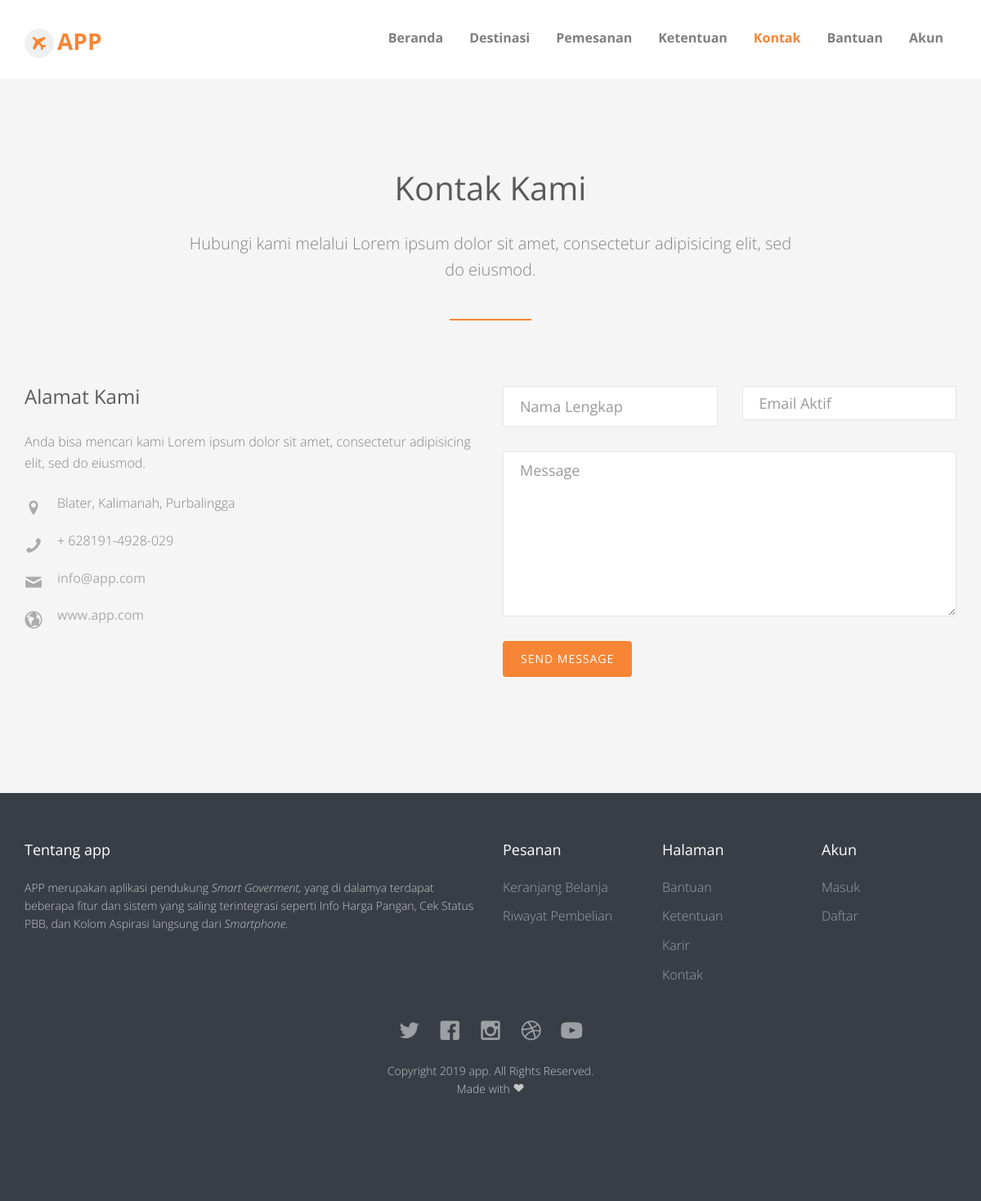
The page /contact.php on the database its author committed.
### tables this page shows
CREATE TABLE `setting` (
  `title` varchar(255) DEFAULT NULL,
  `subtitle` varchar(255) DEFAULT NULL,
  `description` text DEFAULT NULL
);

### system/config.php (called while the page is built, shortened)
<?php
class Config extends mysqli{
	function getSetting(){
		$exec = $this->query("SELECT * FROM setting");
		$data = $exec->fetch_assoc();
		return $data;
	}
}
$app = new Config();
$setting = $app->getSetting();

### contact.php (the view, shortened to what this page needs)
<?php require 'system/config.php'; ?>
<!DOCTYPE html>
 <html class="no-js">
	<head>
	<?php include 'template/meta_head.php'; ?>
	</head>
	<body>
		<div id="fh5co-wrapper">
		<div id="fh5co-page">
		<?php include 'template/header.php'; ?>
		<div id="fh5co-contact" class="fh5co-section-gray">
			<div class="container">
				<div class="row">
					<div class="col-md-8 col-md-offset-2 text-center heading-section animate-box">
						<h3>Kontak Kami</h3>
						<p>Hubungi kami melalui Lorem ipsum dolor sit amet, consectetur adipisicing elit, sed do eiusmod.</p>
					</div>
				</div>
				<form action="" method="POST">
					<div class="row animate-box">
						<div class="col-md-6">
							<h3 class="section-title">Alamat Kami</h3>
							<p>Anda bisa mencari kami Lorem ipsum dolor sit amet, consectetur adipisicing elit, sed do eiusmod.</p>
							<ul class="contact-info">
								<li><i class="icon-location-pin"></i>Blater, Kalimanah, Purbalingga</li>
								<li><i class="icon-phone2"></i>+ 628191-4928-029</li>
								<li><i class="icon-mail"></i><a href="#">info@<?php echo strtolower($setting['title']); ?>.com</a></li>
								<li><i class="icon-globe2"></i><a href="#">www.<?php echo strtolower($setting['title']); ?>.com</a></li>
							</ul>
						</div>
						<div class="col-md-6">
							<div class="row">
								<div class="col-md-6">
									<div class="form-group">
										<input type="text" name="fullname" class="form-control" placeholder="Nama Lengkap" required>
									</div>
								</div>
								<div class="col-md-6">
									<div class="form-group">
										<input type="email" name="email" class="form-control" placeholder="Email Aktif" required>
									</div>
								</div>
								<div class="col-md-12">
									<div class="form-group">
										<textarea name="message" class="form-control" id="" cols="30" rows="7" placeholder="Message"></textarea>
									</div>
								</div>
								<div class="col-md-12">
									<div class="form-group">
										<input type="submit" name="contact" value="Send Message" class="btn btn-primary">
									</div>
								</div>
							</div>
						</div>
					</div>
				</form>
			</div>
		</div>
	</div>
		<?php include 'template/footer.php'; ?>
	</div>
	</body>
</html>

### template/header.php (shortened to what this page needs)
<header id="fh5co-header-section" class="sticky-banner">
			<div class="container">
				<div class="nav-header">
					<h1 id="fh5co-logo"><a href="index.php"><i class="icon-airplane"></i><?php echo $setting['title']; ?></a></h1>
					<nav id="fh5co-menu-wrap" role="navigation">
						<ul class="sf-menu" id="fh5co-primary-menu">
							<li <?php if ($_SERVER['PHP_SELF'] == "/index.php"): ?>
								class="active"
							<?php endif ?>><a href="index.php">Beranda</a></li>
							<li>
								<a href="destinasi.php">Destinasi</a>
							</li>
							<li>
								<a href="#" class="fh5co-sub-ddown">Pemesanan</a>
							</li>
							<li><a href="page.php?permalink=ketentuan">Ketentuan</a></li>
							<li <?php if ($_SERVER['PHP_SELF'] == "/contact.php"): ?>
								class="active"
							<?php endif ?> ><a href="contact.php">Kontak</a></li>
							<li><a href="page.php?permalink=bantuan">Bantuan</a></li>
							<?php if (isset($_SESSION['user'])): ?>
								<li <?php if ($_SERVER['PHP_SELF'] == "/checkout.php" || $_SERVER['PHP_SELF'] == "/history.php"): ?>
								class="active"
							<?php endif ?>>
								<a href="login.php" class="fh5co-sub-ddown">Akun</a>
								<ul class="fh5co-sub-menu">
									<li><a href="logout.php">Logout</a></li>
								</ul>
							</li>
							<?php else: ?>
							<li <?php if ($_SERVER['PHP_SELF'] == "/login.php" || $_SERVER['PHP_SELF'] == "/register.php"): ?>
								class="active"
							<?php endif ?>>
								<a href="login.php" class="fh5co-sub-ddown">Akun</a>
							</li>
							<?php endif ?>
						</ul>
					</nav>
				</div>
			</div>
		</header>

### template/footer.php
<footer>
			<div id="footer">
				<div class="container">
					<div class="row row-bottom-padded-md">
						<div class="col-md-6 col-sm-6 col-xs-12 fh5co-footer-link">
							<h3>Tentang <?php echo $setting['title'];?></h3>
							<p><?php echo $setting['description']; ?></p>
						</div>
						<div class="col-md-2 col-sm-2 col-xs-12 fh5co-footer-link">
							<h3>Pesanan</h3>
							<ul>
								<li><a href="cart.php">Keranjang Belanja</a></li>
								<li><a href="history.php">Riwayat Pembelian</a></li>
							</ul>
						</div>
						<div class="col-md-2 col-sm-2 col-xs-12 fh5co-footer-link">
							<h3>Halaman</h3>
							<ul>
								<li><a href="page.php?permalink=bantuan">Bantuan</a></li>
								<li><a href="page.php?permalink=ketentuan">Ketentuan</a></li>
								<li><a href="page.php?permalink=karir">Karir</a></li>
								<li><a href="page.php?permalink=kontak">Kontak</a></li>
							</ul>
						</div>
						<div class="col-md-2 col-sm-2 col-xs-12 fh5co-footer-link">
							<h3>Akun</h3>
							<ul>
								<li><a href="login.php">Masuk</a></li>
								<li><a href="register.php">Daftar</a></li>
							</ul>
						</div>
					<div class="row">
						<div class="col-md-6 col-md-offset-3 text-center">
							<p class="fh5co-social-icons">
								<a href=""><i class="icon-twitter2"></i></a>
								<a href=""><i class="icon-facebook2"></i></a>
								<a href=""><i class="icon-instagram"></i></a>
								<a href=""><i class="icon-dribbble2"></i></a>
								<a href=""><i class="icon-youtube"></i></a>
							</p>
							<p>Copyright <?php echo date("Y"); ?> <?php echo $setting['title'];?>. All Rights Reserved. <br>Made with <i class="icon-heart3"></i></p>
						</div>
					</div>
				</div>
			</div>
		</footer>

### css/icomoon.css (style rules this page uses)
[class^="icon-"], [class*=" icon-"] { font-family: 'icomoon' !important; speak: none; font-style: normal; font-weight: normal; font-variant: normal; text-transform: none; line-height: 1; -webkit-font-smoothing: antialiased; -moz-osx-font-smoothing: grayscale; }
.icon-globe2:before { content: "\e9b0"; }
.icon-heart3:before { content: "\e9b6"; }
.icon-location-pin:before { content: "\e9d2"; }
.icon-mail:before { content: "\e9db"; }
.icon-phone2:before { content: "\e9f5"; }
.icon-dribbble2:before { content: "\ea66"; }
.icon-facebook2:before { content: "\ea68"; }
.icon-instagram:before { content: "\ea70"; }
.icon-twitter2:before { content: "\ea7d"; }
.icon-youtube:before { content: "\ea81"; }
.icon-airplane:before { content: "\eb6d"; }

### css/superfish.css (style rules this page uses)
.sf-menu, .sf-menu * { margin: 0; padding: 0; list-style: none; }
.sf-menu li { position: relative; }
.sf-menu > li { float: left; }
.sf-menu a { display: block; position: relative; }
.sf-menu { float: left; margin-bottom: 1em; }
.sf-menu a { border-left: 1px solid #fff; border-top: 1px solid #dFeEFF; border-top: 1px solid rgba(255,255,255,.5); padding: .75em 1em; text-decoration: none; zoom: 1; }
.sf-menu a { color: #13a; }
.sf-menu li { background: #BDD2FF; white-space: nowrap; *white-space: normal; -webkit-transition: background .2s; transition: background .2s; }

### rows shown on the page
setting: title "APP", title "app", description "APP merupakan aplikasi pendukung Smart Goverment, yang di dalamya terdapat beberapa fitur dan sistem yang saling terintegrasi seperti Info Harga Pangan, Cek Status PBB, dan Kolom Aspirasi langsung dari Smartphone."
